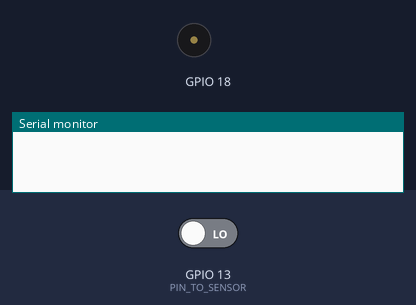
Bench run of a sketch on a simulated ESP32. On the bench: buzzer (waves = sounding), the last lines printed to the serial monitor. Inputs (shaded band) come from the test bench; at power-on: GPIO 13 (PIN_TO_SENSOR) LOW.

Above: at 1.2 s.
1.3 s: GPIO 13 (PIN_TO_SENSOR) driven HIGH
At 2.1 s:
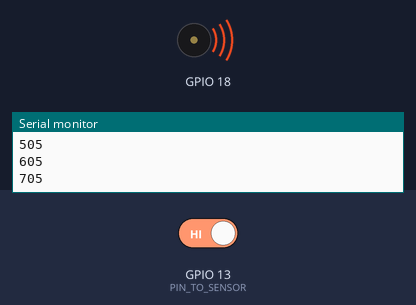
2.8 s: GPIO 13 (PIN_TO_SENSOR) driven LOW
At 3.9 s:
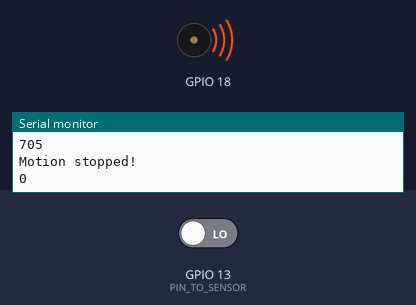
Timing chart, 0 to 5.8 s (numbered marks = the images above; inputs shaded):
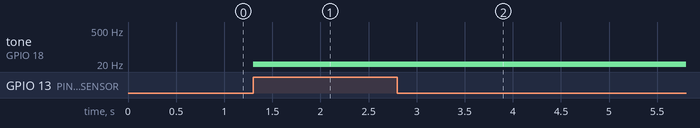

Measured:
- after the input at 1.3 s, tone on GPIO 18: silent → 5 Hz at once
- after the input at 2.8 s, tone on GPIO 18: 5 Hz → 10 Hz at once

The sketch:

beep_motion.ino
```cpp
/*
 * This ESP32 code is created by esp32io.com
 *
 * This ESP32 code is released in the public domain
 *
 * For more detail (instruction and wiring diagram), visit https://esp32io.com/tutorials/esp32-motion-sensor
 */

const int PIN_TO_SENSOR = 13; // GIOP13 pin connected to OUTPUT pin of sensor
int pinStateCurrent   = LOW;  // current state of pin
int pinStatePrevious  = LOW;  // previous state of pin

int freq = 200;
int channel = 0;
int resolution = 8;

void setup() {
  Serial.begin(9600);            // initialize serial
  pinMode(PIN_TO_SENSOR, INPUT); // set ESP32 pin to input mode to read value from OUTPUT pin of sensor

  ledcSetup(channel, freq, resolution); //Funkce beeperu
  ledcAttachPin(18, channel); //Nastavení pinu beeperu

}

void loop() {
  pinStatePrevious = pinStateCurrent; // store old state
  pinStateCurrent = digitalRead(PIN_TO_SENSOR);   // read new state
// Pokud projde někdo kolem, spustí se podmínka zapnutí senzoru
  if (pinStatePrevious == LOW && pinStateCurrent == HIGH) {   // pin state change: LOW -> HIGH
    Serial.println("Motion detected!");
      beep();
    // TODO: turn on alarm, light or activate a device ... here
  }
  // Pokud delší dobu není zaznamenán pohyb, spustí se podmínka vypnutí senzoru
  else
  if (pinStatePrevious == HIGH && pinStateCurrent == LOW) {   // pin state change: HIGH -> LOW
    Serial.println("Motion stopped!");
       beepoff();
    // TODO: turn off alarm, light or deactivate a device ... here
  }
}
// Funkce po aktivaci motion senzoru pro beeper
void beep() {
  ledcWriteTone(channel, 5);

  for (int dutyCycle = 5; dutyCycle <= 750; dutyCycle=dutyCycle+100){

    Serial.println(dutyCycle);

    ledcWrite(channel, dutyCycle);

  }
}
// Funkce po deaktivaci motion senzoru pro beeper
void beepoff() {
  ledcWriteTone(channel, 10);

  for (int dutyCycle = 0; dutyCycle <= 5; dutyCycle=dutyCycle+10){

    Serial.println(dutyCycle);

    ledcWrite(channel, dutyCycle);

  }
}
```
